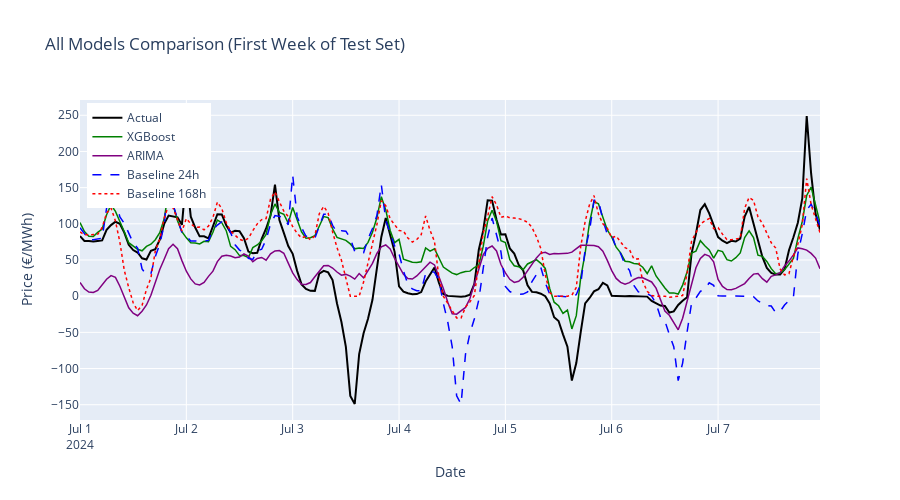

The cell this chart's notebook holds for it:
### Code cell
# Visualize ARIMA predictions alongside other models
n_hours = 7 * 24  # 7 days
plot_start = 0
plot_end = min(n_hours, len(y_test))

fig = go.Figure()

# Actual prices
fig.add_trace(go.Scatter(
    x=y_test.index[plot_start:plot_end],
    y=y_test.values[plot_start:plot_end],
    name='Actual',
    line=dict(color='black', width=2),
    mode='lines'
))

# XGBoost predictions
fig.add_trace(go.Scatter(
    x=y_test.index[plot_start:plot_end],
    y=y_pred_xgb[plot_start:plot_end],
    name='XGBoost',
    line=dict(color='green', width=1.5),
    mode='lines'
))

# ARIMA predictions
fig.add_trace(go.Scatter(
    x=y_test.index[plot_start:plot_end],
    y=y_pred_arima[plot_start:plot_end],
    name='ARIMA',
    line=dict(color='purple', width=1.5),
    mode='lines'
))

# 24h baseline
fig.add_trace(go.Scatter(
    x=y_test.index[plot_start:plot_end],
    y=y_pred_24h[plot_start:plot_end],
    name='Baseline 24h',
    line=dict(color='blue', width=1.5, dash='dash'),
    mode='lines'
))

# 168h baseline
fig.add_trace(go.Scatter(
    x=y_test.index[plot_start:plot_end],
    y=y_pred_168h[plot_start:plot_end],
    name='Baseline 168h',
    line=dict(color='red', width=1.5, dash='dot'),
    mode='lines'
))

fig.update_layout(
    title='All Models Comparison (First Week of Test Set)',
    xaxis_title='Date',
    yaxis_title='Price (€/MWh)',
    height=500,
    hovermode='x unified',
    legend=dict(yanchor="top", y=0.99, xanchor="left", x=0.01)
)

fig.show()

### Figure 1 — Plotly figure (JSON) as saved in the notebook; plotly's stock layout.template omitted (floating-point values rounded to 4 significant figures; data arrays with more than 128 entries replaced by an {"elided": "..."} marker saying what was removed)
{"data": [{"line": {"color": "black", "width": 2}, "mode": "lines", "name": "Actual", "type": "scatter", "x": {"elided": "168 str values"}, "y": {"elided": "168 float values"}}, {"line": {"color": "green", "width": 1.5}, "mode": "lines", "name": "XGBoost", "type": "scatter", "x": {"elided": "168 str values"}, "y": {"elided": "168 float values"}}, {"line": {"color": "purple", "width": 1.5}, "mode": "lines", "name": "ARIMA", "type": "scatter", "x": {"elided": "168 str values"}, "y": {"elided": "168 float values"}}, {"line": {"color": "blue", "dash": "dash", "width": 1.5}, "mode": "lines", "name": "Baseline 24h", "type": "scatter", "x": {"elided": "168 str values"}, "y": {"elided": "168 float values"}}, {"line": {"color": "red", "dash": "dot", "width": 1.5}, "mode": "lines", "name": "Baseline 168h", "type": "scatter", "x": {"elided": "168 str values"}, "y": {"elided": "168 float values"}}], "layout": {"height": 500, "hovermode": "x unified", "legend": {"x": 0.01, "xanchor": "left", "y": 0.99, "yanchor": "top"}, "title": {"text": "All Models Comparison (First Week of Test Set)"}, "xaxis": {"title": {"text": "Date"}}, "yaxis": {"title": {"text": "Price (€/MWh)"}}}}
